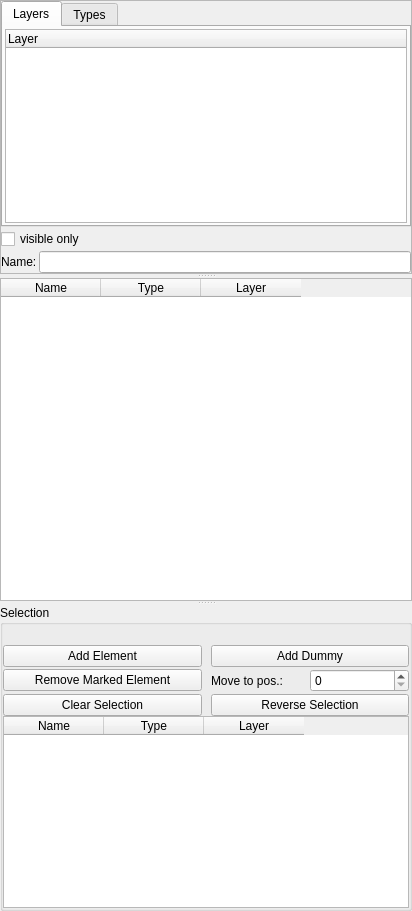
<?xml version="1.0" encoding="UTF-8"?>
<ui version="4.0">
 <class>ElementView</class>
 <widget class="QWidget" name="ElementView">
  <property name="geometry">
   <rect>
    <x>0</x>
    <y>0</y>
    <width>412</width>
    <height>911</height>
   </rect>
  </property>
  <property name="sizePolicy">
   <sizepolicy hsizetype="Preferred" vsizetype="MinimumExpanding">
    <horstretch>0</horstretch>
    <verstretch>0</verstretch>
   </sizepolicy>
  </property>
  <property name="minimumSize">
   <size>
    <width>250</width>
    <height>0</height>
   </size>
  </property>
  <property name="windowTitle">
   <string>Form</string>
  </property>
  <layout class="QHBoxLayout" name="horizontalLayout_2">
   <property name="spacing">
    <number>0</number>
   </property>
   <property name="leftMargin">
    <number>0</number>
   </property>
   <property name="topMargin">
    <number>0</number>
   </property>
   <property name="rightMargin">
    <number>0</number>
   </property>
   <property name="bottomMargin">
    <number>0</number>
   </property>
   <item>
    <widget class="QSplitter" name="splitter">
     <property name="orientation">
      <enum>Qt::Vertical</enum>
     </property>
     <widget class="QFrame" name="frame">
      <property name="frameShape">
       <enum>QFrame::StyledPanel</enum>
      </property>
      <property name="frameShadow">
       <enum>QFrame::Raised</enum>
      </property>
      <layout class="QVBoxLayout" name="verticalLayout_2">
       <property name="spacing">
        <number>2</number>
       </property>
       <property name="leftMargin">
        <number>0</number>
       </property>
       <property name="topMargin">
        <number>0</number>
       </property>
       <property name="rightMargin">
        <number>0</number>
       </property>
       <property name="bottomMargin">
        <number>0</number>
       </property>
       <item>
        <widget class="QTabWidget" name="tabWidget">
         <property name="baseSize">
          <size>
           <width>0</width>
           <height>40</height>
          </size>
         </property>
         <property name="currentIndex">
          <number>0</number>
         </property>
         <widget class="QWidget" name="layerTab">
          <attribute name="title">
           <string>Layers</string>
          </attribute>
          <layout class="QVBoxLayout" name="verticalLayout_6">
           <property name="spacing">
            <number>2</number>
           </property>
           <property name="leftMargin">
            <number>2</number>
           </property>
           <property name="topMargin">
            <number>2</number>
           </property>
           <property name="rightMargin">
            <number>2</number>
           </property>
           <property name="bottomMargin">
            <number>2</number>
           </property>
           <item>
            <widget class="QTreeWidget" name="layerWidget">
             <property name="baseSize">
              <size>
               <width>0</width>
               <height>40</height>
              </size>
             </property>
             <column>
              <property name="text">
               <string>Layer</string>
              </property>
             </column>
            </widget>
           </item>
          </layout>
         </widget>
         <widget class="QWidget" name="Types">
          <attribute name="title">
           <string>Types</string>
          </attribute>
          <layout class="QVBoxLayout" name="verticalLayout_4">
           <property name="spacing">
            <number>2</number>
           </property>
           <property name="leftMargin">
            <number>2</number>
           </property>
           <property name="topMargin">
            <number>2</number>
           </property>
           <property name="rightMargin">
            <number>2</number>
           </property>
           <property name="bottomMargin">
            <number>2</number>
           </property>
           <item>
            <widget class="QWidget" name="availableTypesWidget" native="true"/>
           </item>
          </layout>
         </widget>
        </widget>
       </item>
       <item>
        <widget class="QCheckBox" name="showVisibleOnly">
         <property name="text">
          <string>visible only</string>
         </property>
        </widget>
       </item>
       <item>
        <layout class="QHBoxLayout" name="horizontalLayout">
         <item>
          <widget class="QLabel" name="label">
           <property name="text">
            <string>Name:</string>
           </property>
          </widget>
         </item>
         <item>
          <widget class="QLineEdit" name="byNameSelection"/>
         </item>
        </layout>
       </item>
      </layout>
     </widget>
     <widget class="QTableWidget" name="elementTable">
      <property name="sizePolicy">
       <sizepolicy hsizetype="Expanding" vsizetype="Expanding">
        <horstretch>0</horstretch>
        <verstretch>10</verstretch>
       </sizepolicy>
      </property>
      <property name="palette">
       <palette>
        <active>
         <colorrole role="Highlight">
          <brush brushstyle="SolidPattern">
           <color alpha="255">
            <red>255</red>
            <green>170</green>
            <blue>0</blue>
           </color>
          </brush>
         </colorrole>
        </active>
        <inactive>
         <colorrole role="Highlight">
          <brush brushstyle="SolidPattern">
           <color alpha="255">
            <red>255</red>
            <green>170</green>
            <blue>0</blue>
           </color>
          </brush>
         </colorrole>
        </inactive>
        <disabled>
         <colorrole role="Highlight">
          <brush brushstyle="SolidPattern">
           <color alpha="255">
            <red>49</red>
            <green>106</green>
            <blue>197</blue>
           </color>
          </brush>
         </colorrole>
        </disabled>
       </palette>
      </property>
      <property name="frameShadow">
       <enum>QFrame::Plain</enum>
      </property>
      <property name="lineWidth">
       <number>3</number>
      </property>
      <property name="editTriggers">
       <set>QAbstractItemView::NoEditTriggers</set>
      </property>
      <property name="alternatingRowColors">
       <bool>true</bool>
      </property>
      <property name="selectionMode">
       <enum>QAbstractItemView::ExtendedSelection</enum>
      </property>
      <property name="selectionBehavior">
       <enum>QAbstractItemView::SelectRows</enum>
      </property>
      <property name="sortingEnabled">
       <bool>false</bool>
      </property>
      <column>
       <property name="text">
        <string>Name</string>
       </property>
      </column>
      <column>
       <property name="text">
        <string>Type</string>
       </property>
      </column>
      <column>
       <property name="text">
        <string>Layer</string>
       </property>
      </column>
     </widget>
     <widget class="QGroupBox" name="selectionGroup">
      <property name="enabled">
       <bool>true</bool>
      </property>
      <property name="title">
       <string>Selection</string>
      </property>
      <layout class="QVBoxLayout" name="verticalLayout">
       <property name="spacing">
        <number>0</number>
       </property>
       <property name="leftMargin">
        <number>0</number>
       </property>
       <property name="topMargin">
        <number>0</number>
       </property>
       <property name="rightMargin">
        <number>0</number>
       </property>
       <property name="bottomMargin">
        <number>0</number>
       </property>
       <item>
        <layout class="QHBoxLayout" name="horizontalLayout_3">
         <item>
          <spacer name="horizontalSpacer">
           <property name="orientation">
            <enum>Qt::Horizontal</enum>
           </property>
           <property name="sizeHint" stdset="0">
            <size>
             <width>40</width>
             <height>20</height>
            </size>
           </property>
          </spacer>
         </item>
        </layout>
       </item>
       <item>
        <widget class="QWidget" name="widget" native="true">
         <layout class="QGridLayout" name="gridLayout">
          <property name="leftMargin">
           <number>0</number>
          </property>
          <property name="topMargin">
           <number>0</number>
          </property>
          <property name="rightMargin">
           <number>0</number>
          </property>
          <property name="bottomMargin">
           <number>0</number>
          </property>
          <property name="horizontalSpacing">
           <number>9</number>
          </property>
          <property name="verticalSpacing">
           <number>2</number>
          </property>
          <item row="0" column="0">
           <widget class="QPushButton" name="addToSelectionButton">
            <property name="enabled">
             <bool>true</bool>
            </property>
            <property name="text">
             <string>Add Element</string>
            </property>
           </widget>
          </item>
          <item row="2" column="0">
           <widget class="QPushButton" name="RemoveButton">
            <property name="enabled">
             <bool>true</bool>
            </property>
            <property name="text">
             <string>Remove Marked Element</string>
            </property>
           </widget>
          </item>
          <item row="0" column="1">
           <widget class="QPushButton" name="addDummyButton">
            <property name="enabled">
             <bool>true</bool>
            </property>
            <property name="text">
             <string>Add Dummy</string>
            </property>
           </widget>
          </item>
          <item row="3" column="0">
           <widget class="QPushButton" name="clearSelectionButton">
            <property name="text">
             <string>Clear Selection</string>
            </property>
           </widget>
          </item>
          <item row="3" column="1">
           <widget class="QPushButton" name="ReverseButton">
            <property name="text">
             <string>Reverse Selection</string>
            </property>
           </widget>
          </item>
          <item row="2" column="1">
           <widget class="QWidget" name="widget_2" native="true">
            <layout class="QHBoxLayout" name="horizontalLayout_4">
             <property name="spacing">
              <number>0</number>
             </property>
             <property name="leftMargin">
              <number>0</number>
             </property>
             <property name="topMargin">
              <number>0</number>
             </property>
             <property name="rightMargin">
              <number>0</number>
             </property>
             <property name="bottomMargin">
              <number>0</number>
             </property>
             <item>
              <widget class="QLabel" name="label_2">
               <property name="text">
                <string>Move to pos.:</string>
               </property>
              </widget>
             </item>
             <item>
              <widget class="QSpinBox" name="selectionSpinBox"/>
             </item>
            </layout>
           </widget>
          </item>
         </layout>
        </widget>
       </item>
       <item>
        <widget class="QTableWidget" name="selectionTable">
         <property name="editTriggers">
          <set>QAbstractItemView::NoEditTriggers</set>
         </property>
         <property name="selectionMode">
          <enum>QAbstractItemView::SingleSelection</enum>
         </property>
         <property name="selectionBehavior">
          <enum>QAbstractItemView::SelectRows</enum>
         </property>
         <column>
          <property name="text">
           <string>Name</string>
          </property>
         </column>
         <column>
          <property name="text">
           <string>Type</string>
          </property>
         </column>
         <column>
          <property name="text">
           <string>Layer</string>
          </property>
         </column>
        </widget>
       </item>
      </layout>
     </widget>
    </widget>
   </item>
  </layout>
 </widget>
 <resources/>
 <connections/>
</ui>
